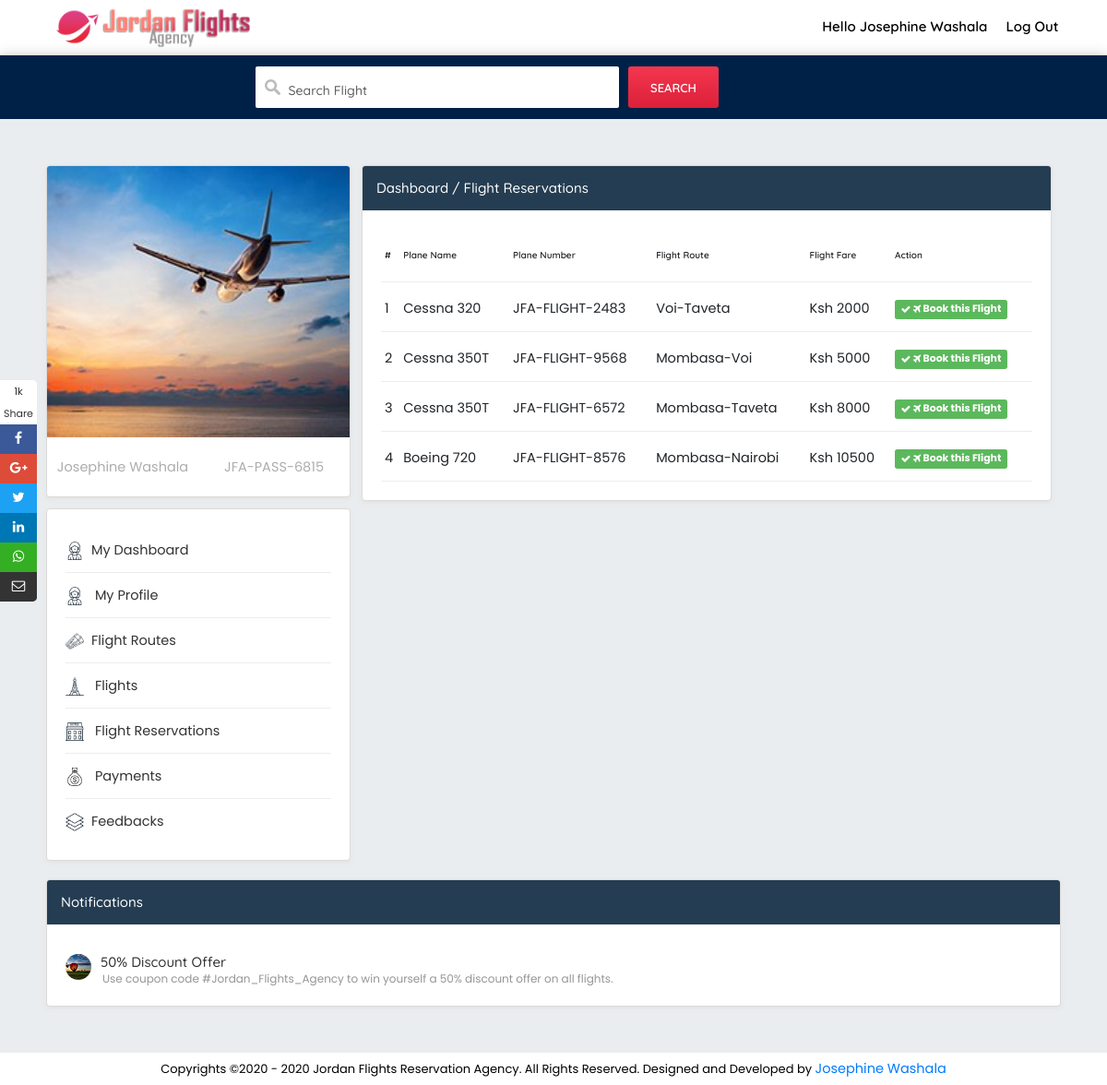
/pages_flight_reservations.php (signed in), run on the app's committed database.
### tables this page shows
CREATE TABLE `jordan_passengers` (
  `jp_id` int(20) NOT NULL,
  `jp_name` varchar(200) NOT NULL,
  `jp_national_id` varchar(200) NOT NULL,
  `jp_phone` varchar(200) NOT NULL,
  `jp_number` varchar(200) NOT NULL,
  `passport_pic` varchar(200) NOT NULL,
  `jp_email` varchar(200) NOT NULL,
  `jp_pwd` varchar(200) NOT NULL,
  `jp_gender` varchar(200) NOT NULL,
  `jp_date_joined` timestamp(4) NOT NULL DEFAULT CURRENT_TIMESTAMP(4) ON UPDATE CURRENT_TIMESTAMP(4)
);

CREATE TABLE `jordan_flights` (
  `jf_id` int(20) NOT NULL,
  `jf_name` varchar(200) NOT NULL,
  `jf_number` varchar(200) NOT NULL,
  `jf_passengers` varchar(200) NOT NULL,
  `jf_deptime` varchar(200) NOT NULL,
  `jf_arrtime` varchar(200) NOT NULL,
  `jf_flightroute_number` varchar(200) NOT NULL,
  `jf_flight_dep_airport` varchar(200) NOT NULL,
  `jf_flight_des_airport` varchar(200) NOT NULL,
  `jf_flight_route` varchar(200) NOT NULL,
  `jf_flight_ticket_fare` varchar(200) NOT NULL
);

### pages_flight_reservations.php (the view, shortened to what this page needs)
<?php
	include('_partials/config.php');
    $jp_id = $_SESSION['jp_id'];
    $ret="SELECT  * FROM  jordan_passengers  WHERE jp_id=?";
    $stmt= $mysqli->prepare($ret) ;
    $stmt->bind_param('i', $jp_id);
    $stmt->execute() ;
    $res=$stmt->get_result();
    while($row=$res->fetch_object())
    {
		if($row->passport_pic  == '')
			{
				$passenger_dic =
						"
							<img src='images/place3.jpg' alt='$row->jp_number' />
						";
			}
			else
			{
				$passenger_dic =
						"
						<img src='images/passenger/$row->passport_pic' alt='$row->jp_number' />
						";
			}
    ?>
	<!DOCTYPE html>
		<html lang="en">
			<?php include("_partials/head.php");?>
			<body>
				<section>
					<div class="top-logo" data-spy="affix" data-offset-top="250">
						<div class="container">
							<div class="row">
								<div class="col-md-12">
									<div class="wed-logo">
										<a href="pages_dashboard.php"><img src="images/logo.png" alt="" />
										</a>
									</div>
									<div class="main-menu">
										<ul>
											<li><a  href="pages_passenger_profile.php">Hello <?php echo $row->jp_name;?></a>
											</li>
											<li><a href="pages_logout.php">Log Out</a>
											</li>
										</ul>
									</div>
								</div>
							</div>
						</div>
					</div>
					<div class="search-top">
						<div class="container">
							<div class="row">
								<div class="col-md-12">
									<div class="search-form">
									<form action="pages_view_flights.php" class="tourz-search-form">
										<div class="input-field">
											<input type="text" id="select-search" class="autocomplete">
											<label for="select-search" class="search-hotel-type">Search Flight</label>
										</div>
										<div class="input-field">
											<input type="submit" value="search" class="waves-effect waves-light tourz-sear-btn"> </div>
									</form>
									</div>
								</div>
							</div>
						</div>
					</div>
				</section>
				<section>
					<div class="db">
						<div class="db-l">
							<div class="db-l-1">
								<ul>
									<li>
										<?php
										 echo $passenger_dic;
										?>
									</li>
									<li><span></span><?php echo $row->jp_name;?></li>
									<li><span></span><?php echo $row->jp_number;?></li>
								</ul>
							</div>
							<div class="db-l-2">
								<ul>
									<li>
										<a href="pages_dashboard.php"><img src="images/icon/dbl6.png" alt="" />My Dashboard</a>
									</li>
									<li>
										<a href="pages_passenger_profile.php"><img src="images/icon/dbl6.png" alt="" /> My Profile</a>
									</li>
									<li>
										<a href="pages_flight_route.php"><img src="images/icon/dbl1.png" alt="" />Flight Routes</a>
									</li>
									<li>
										<a href="pages_view_flights.php"><img src="images/icon/dbl2.png" alt="" /> Flights</a>
									</li>
									<li>
										<a href="pages_flight_reservations.php"><img src="images/icon/dbl3.png" alt="" /> Flight Reservations</a>
									</li>
									<li>
										<a href="pages_reservations_paymanets.php"><img src="images/icon/dbl9.png" alt="" /> Payments</a>
									</li>
									<li>
										<a href="pages_feedbacks.php"><img src="images/icon/dbl7.png" alt="" />Feedbacks</a>
									</li>
								</ul>
							</div>
						</div>
						<div class="db-2">
                            <div class="db-2-com db-2-main">
                                <h4>Dashboard / Flight Reservations</h4>
                                <div class="db-2-main-com db-2-main-com-table">
                                    <table class="responsive-table">
                                        <thead>
											<tr>
												<th>#</th>
												<th>Plane Name</th>
												<th>Plane Number</th>
												<th>Flight Route</th>
												<th>Flight Fare</th>
												<th>Action</th>
                                            </tr>
                                        </thead>
                                        <tbody>
											<?php
												$ret="SELECT * FROM  jordan_flights ORDER BY RAND() ";
												$stmt= $mysqli->prepare($ret) ;
												$stmt->execute() ;
												$res=$stmt->get_result();
												$cnt=1;
												while($row=$res->fetch_object())
												{
											?>
												<tr>
													<td><?php echo $cnt;?></td>
													<td><?php echo $row->jf_name;?></td>
													<td><?php echo $row->jf_number;?></td>
													<td><?php echo $row->jf_flight_route;?></td>
													<td><?php echo $row->jf_flight_ticket_fare;?></td>
													<td>
                                                        <a  class="label label-success" href="pages_reserve_flight.php?flight_number=<?php echo $row->jf_number;?>">
                                                            <i class="fa fa-check"></i> <i class="fa fa-plane"></i>
															    Book this Flight
                                                        </a>
                                                    </td>
												</tr>
											<?php
												$cnt = $cnt+1;
											}
											?>
                                        </tbody>
                                    </table>
                                </div>
                            </div>
                        </div>
						<?php include("_partials/notifications.php");?>
					</div>
				</section>
			<?php include("_partials/footer.php");?>
				<section>
					<div class="icon-float">
						<ul>
							<li><a href="#" class="sh">1k <br> Share</a> </li>
							<li><a href="#" class="fb1"><i class="fa fa-facebook" aria-hidden="true"></i></a> </li>
							<li><a href="#" class="gp1"><i class="fa fa-google-plus" aria-hidden="true"></i></a> </li>
							<li><a href="#" class="tw1"><i class="fa fa-twitter" aria-hidden="true"></i></a> </li>
							<li><a href="#" class="li1"><i class="fa fa-linkedin" aria-hidden="true"></i></a> </li>
							<li><a href="#" class="wa1"><i class="fa fa-whatsapp" aria-hidden="true"></i></a> </li>
							<li><a href="#" class="sh1"><i class="fa fa-envelope-o" aria-hidden="true"></i></a> </li>
						</ul>
					</div>
				</section>
			</body>
	</html>
<?php }?>

### _partials/head.php (shortened to what this page needs)
<head>
    <link rel="stylesheet" href="css/font-awesome.min.css">
    <link rel="stylesheet" href="css/style.css">
    <link rel="stylesheet" href="css/materialize.css">
    <link rel="stylesheet" href="css/bootstrap.css">
    <link rel="stylesheet" href="css/mob.css">
    <link rel="stylesheet" href="css/animate.css">
    <link rel="stylesheet" href="https://stackpath.bootstrapcdn.com/bootstrap/4.4.1/css/bootstrap.min.css">
</head>

### _partials/notifications.php
<div class="db-3">
    <h4>Notifications</h4>
    <ul>
        <li>
            <a href="#!"> <img src="images/icon/dbr1.jpg" alt="" />
                <h5>50% Discount Offer</h5>
                <p>Use coupon code #Jordan_Flights_Agency to win yourself a 50% discount offer on all flights.</p>
            </a>
        </li>
    </ul>
</div>

### _partials/footer.php
<section>
	<div class="rows copy">
		<div class="container">
			<p>
				Copyrights ©2020 - <?php echo date('Y');?>  Jordan Flights Reservation Agency. All Rights Reserved. Designed and Developed by
				<a href="https://martdev.info/" target="_blank">Josephine Washala</a>
			</p>
		</div>
	</div>
</section>
<section>
	<div class="icon-float">
		<ul>
			<li><a href="#" class="sh">1k <br> Share</a> </li>
			<li><a href="#" class="fb1"><i class="fa fa-facebook" aria-hidden="true"></i></a> </li>
			<li><a href="#" class="gp1"><i class="fa fa-google-plus" aria-hidden="true"></i></a> </li>
			<li><a href="#" class="tw1"><i class="fa fa-twitter" aria-hidden="true"></i></a> </li>
			<li><a href="#" class="li1"><i class="fa fa-linkedin" aria-hidden="true"></i></a> </li>
			<li><a href="#" class="wa1"><i class="fa fa-whatsapp" aria-hidden="true"></i></a> </li>
			<li><a href="#" class="sh1"><i class="fa fa-envelope-o" aria-hidden="true"></i></a> </li>
		</ul>
	</div>
</section>

### css/mob.css (style rules this page uses)
@media screen and (max-width: 1330px) { .db-l { width: 30%; } }
@media screen and (max-width: 1330px) { .db-2 { width: 68%; margin-right: 0px; } }
@media screen and (max-width: 1330px) { .db-3 { width: 100%; margin-top: 20px; } }

### data on the page
jordan_passengers: jp_name "Josephine Washala", jp_number "JFA-PASS-6815"
jordan_flights: jf_name "Cessna 320", jf_number "JFA-FLIGHT-2483", jf_flight_route "Voi-Taveta", jf_flight_ticket_fare "Ksh 2000"
jordan_flights: jf_name "Cessna 350T", jf_number "JFA-FLIGHT-9568", jf_flight_route "Mombasa-Voi", jf_flight_ticket_fare "Ksh 5000"
jordan_flights: jf_name "Cessna 350T", jf_number "JFA-FLIGHT-6572", jf_flight_route "Mombasa-Taveta", jf_flight_ticket_fare "Ksh 8000"
jordan_flights: jf_name "Boeing 720", jf_number "JFA-FLIGHT-8576", jf_flight_route "Mombasa-Nairobi", jf_flight_ticket_fare "Ksh 10500"
